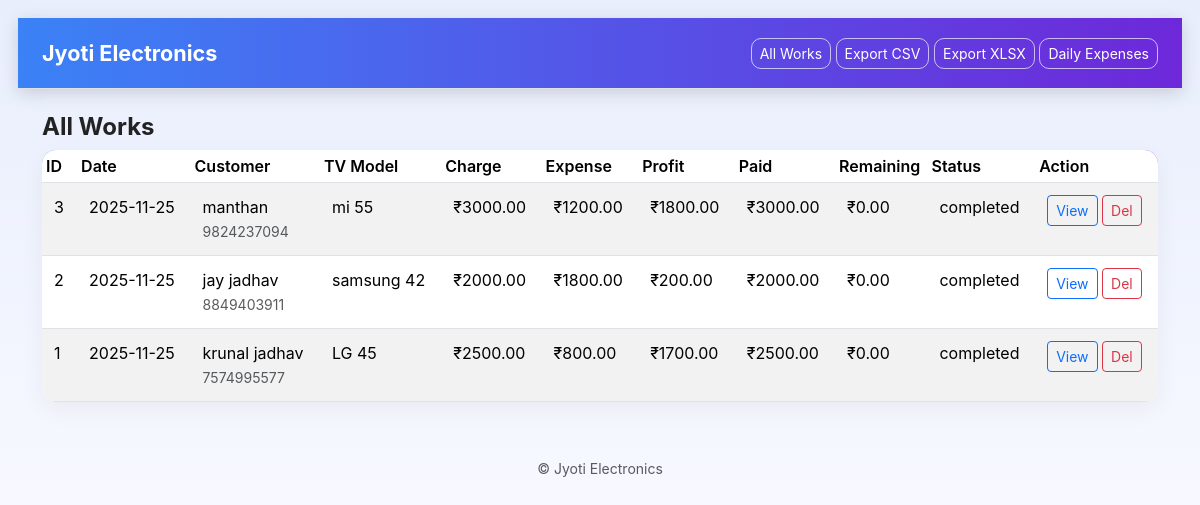
Page /jobs on the committed database.
### app.py (models this page shows)
class Job(db.Model):
    id = db.Column(db.Integer, primary_key=True)
    customer_id = db.Column(db.Integer, db.ForeignKey('customer.id'), nullable=False)
    area = db.Column(db.String(200))
    tv_model = db.Column(db.String(300))
    repair_work = db.Column(db.Text)
    amount_charged = db.Column(db.Float, default=0.0)
    expense = db.Column(db.Float, default=0.0)  # job-level expense
    payment_mode = db.Column(db.String(50))
    pickup_date = db.Column(db.String(50))
    note = db.Column(db.Text)
    status = db.Column(db.String(50), default='received')  # received, in_progress, completed
    created_at = db.Column(db.DateTime, default=datetime.utcnow)
    completed_at = db.Column(db.DateTime, nullable=True)
    payments = db.relationship('Payment', backref='job', cascade="all, delete-orphan")
    @property
    def profit(self):
        return (self.amount_charged or 0.0) - (self.expense or 0.0)

class Customer(db.Model):
    id = db.Column(db.Integer, primary_key=True)
    name = db.Column(db.String(200), nullable=False)
    phone = db.Column(db.String(50))
    address = db.Column(db.String(500))
    created_at = db.Column(db.DateTime, default=datetime.utcnow)
    jobs = db.relationship('Job', backref='customer', cascade="all, delete-orphan")

class Payment(db.Model):
    id = db.Column(db.Integer, primary_key=True)
    job_id = db.Column(db.Integer, db.ForeignKey('job.id'), nullable=False)
    amount = db.Column(db.Float, nullable=False)
    payment_mode = db.Column(db.String(50))
    note = db.Column(db.String(200))
    payment_date = db.Column(db.DateTime, default=datetime.utcnow)

### app.py (the view)
@app.route('/jobs')
def jobs():
    all_jobs = Job.query.order_by(Job.created_at.desc()).all()
    return render_template('jobs.html', jobs=all_jobs, job_total_paid=job_total_paid)

### app.py (called while the page is built)
def job_total_paid(job):
    return sum(p.amount for p in job.payments) if job.payments else 0.0

### jyoti-electronics(another)/templates/jobs.html
{% extends "base.html" %}
{% block content %}
<h4>All Works</h4>
<table class="table table-sm table-striped">
  <thead>
    <tr>
      <th>ID</th><th>Date</th><th>Customer</th><th>TV Model</th><th>Charge</th><th>Expense</th><th>Profit</th><th>Paid</th><th>Remaining</th><th>Status</th><th>Action</th>
    </tr>
  </thead>
  <tbody>
    {% for j in jobs %}
      <tr>
        <td>{{ j.id }}</td>
        <td>{{ j.created_at.strftime('%Y-%m-%d') }}</td>
        <td>{{ j.customer.name }}<br><small class="text-muted">{{ j.customer.phone }}</small></td>
        <td>{{ j.tv_model or '-' }}</td>
        <td>₹{{ '%.2f'|format(j.amount_charged or 0) }}</td>
        <td>₹{{ '%.2f'|format(j.expense or 0) }}</td>
        <td>₹{{ '%.2f'|format(j.profit) }}</td>
        <td>₹{{ '%.2f'|format(job_total_paid(j)) }}</td>
        <td>₹{{ '%.2f'|format((j.amount_charged or 0) - job_total_paid(j)) }}</td>
        <td>{{ j.status }}</td>
        <td>
          <a class="btn btn-sm btn-outline-primary" href="{{ url_for('job_detail', job_id=j.id) }}">View</a>
          <form action="{{ url_for('delete_job', job_id=j.id) }}" method="post" style="display:inline" onsubmit="return confirm('Delete job?');">
            <button class="btn btn-sm btn-outline-danger">Del</button>
          </form>
        </td>
      </tr>
    {% else %}
      <tr><td colspan="11" class="text-muted">No jobs</td></tr>
    {% endfor %}
  </tbody>
</table>
{% endblock %}

### jyoti-electronics(another)/static/style.css (style rules this page uses)
body { background: linear-gradient(180deg, #e9eefd, #f7f9ff); font-family: "Inter", "Poppins", sans-serif; color: #1b1b1f; padding: 18px; }
h3, h4, h2 { font-weight: 700; color: #222; }
.table, .exp-table { border-radius: 14px !important; overflow: hidden !important; background: #fff; box-shadow: 0 8px 25px rgba(0,0,0,0.05); }
.table thead, .exp-table thead { background: linear-gradient(90deg, #3b82f6, #6d28d9); color: #fff; }
.table th, .exp-table th { font-weight: 600; }
.table td, .exp-table td { padding: 12px; }
* { transition: all .15s ease; }

### rows in the picture
Job: id "3", created_at "2025-11-25", customer.name "manthan", customer.phone "9824237094", tv_model "mi 55", amount_charged "3000.00", expense "1200.00", profit "1800.00", (j.amount_chargedor0)-job_total_paid(j) "0.00", status "completed"
Payment: amount.amount "3000.00"
Job: id "2", created_at "2025-11-25", customer.name "jay jadhav", customer.phone "8849403911", tv_model "samsung 42", amount_charged "2000.00", expense "1800.00", profit "200.00", (j.amount_chargedor0)-job_total_paid(j) "0.00", status "completed"
Payment: amount "2000.00"
Job: id "1", created_at "2025-11-25", customer.name "krunal jadhav", customer.phone "7574995577", tv_model "LG 45", amount_charged "2500.00", expense "800.00", profit "1700.00", (j.amount_chargedor0)-job_total_paid(j) "0.00", status "completed"
Payment: amount.amount "2500.00"
